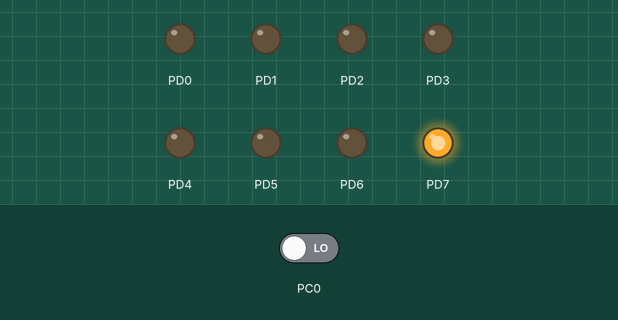
Bench run of a program on a simulated ATmega128, built with avr-gcc and emulated at 8 MHz. Shown: output pins drawn as LEDs (lit = HIGH). Dashed ring = blinking. Inputs (shaded band) come from the test bench; at power-on: PC0 LOW.

Above: at 1.1 s.
At 2.8 s:
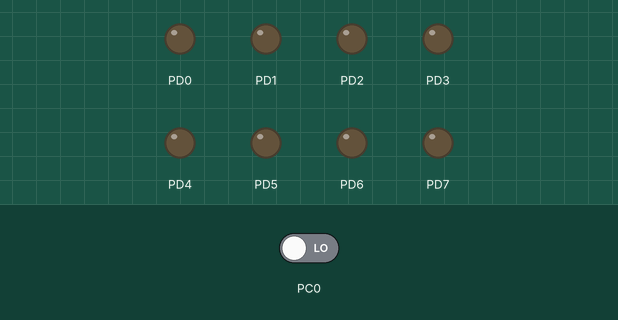
2.9 s: PC0 driven HIGH
At 3.12 s:
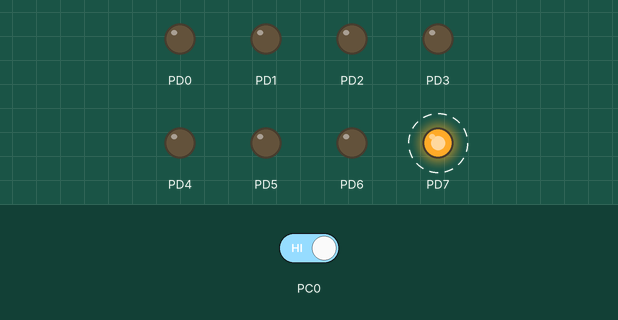
Timing chart, 0 to 12.4 s (numbered marks = the images above; inputs shaded):
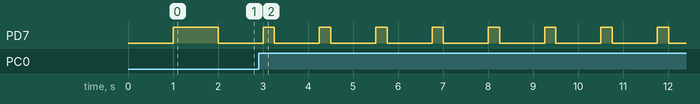

The program:

main.c
```c
// (licence header left out)
#define F_CPU 8000000
#include <avr/io.h>
#include <util/delay.h>
void wait( int ms );
void b2(void);
void b3(void);
void b4(void);
void b5(void);
void b6(void);
void b7(void);
void setCharliePlexingLed(int lednr);


typedef struct {
	unsigned char data;
	unsigned int delay;
} PATTERN_STRUCT;

PATTERN_STRUCT pattern[] = {
	{0x81, 100},{0x42, 100},{0x24, 100},{0x18, 100},
		{0x28, 50},{0x48, 50},{0x88, 50},
			{0x84, 50},{0x82, 50},{0x80, 50},{0x00,0},
};

/******************************************************************/
void wait( int ms )
/*
short:			Busy wait number of millisecs
inputs:			int ms (Number of millisecs to busy wait)
outputs:
notes:			Busy wait, not very accurate. Make sure (external)
				clock value is set. This is used by _delay_ms inside
				util/delay.h
Version :    	DMK, Initial code
*******************************************************************/
{
	for (int i=0; i<ms; i++)
	{
		_delay_ms( 1 );		// library function (max 30 ms at 8MHz)
	}
}

/************************************************************************/
/* Exercise B2 - switches pin 7 and 8 on port D                                                               */
/************************************************************************/
void b2(void)
{
	DDRD = 0b11111111;			// All pins PORTD are set to output

	PORTD = 0b01000000;
	while (1)
	{
		PORTD ^= 0b11000000;	// switch bit 7 and 8
		wait ( 500 );
	}
};

/************************************************************************/
/* Excercise B3 - Switch a LED based on buttonpress.                                                                     */
/************************************************************************/
void b3(void)
{
	DDRD = 0xFF;				// All pins PORTD are set to output
	DDRC = 0x00;				// All pins PORTC are set to input
	while (1)
	{
		if(PINC & 1){				// if PINC.0 is pressed: cont;
			PORTD ^= 0b10000000;	// switch bit 8
			wait ( 50 );
		}
	}
};

void b4 (void){
	DDRD = 0xFF;			// open all ports
	PORTD = 0x01;			// set the first bit
	char currentVal = 0x01;	// var to check your current position

	while(1){
		if(currentVal == 0x00){				//check if you haven't reached 00000000
			currentVal = 0x01;
			PORTD = currentVal;
		}else{
			currentVal = currentVal << 1;	// bitshift to next LED
			PORTD = currentVal;
		}
		wait(50);
	}
}

void b5(void){
	DDRD = 0xFF;	// DPORT output.

	while(1){

		int index = 0;	// initialise index within while(true)

		while(pattern[index].delay != 0){
			PORTD = pattern[index].data;	// set data
			wait(pattern[index].delay);		// set delay
			index++;
		}

	}
}

void b6(void){
	DDRD = 0xFF;	// DPORT output
	DDRC = 0x00;	// CPORT input
	PORTD = 0x80;	// PORTD.8 ON
	int ms = 1000;
	while(1){
		if(PINC & 1){		// check button press for switch
			if(ms == 1000){
				ms = 250;
			}else{
				ms = 1000;
			}
		}
		PORTD ^= 0x80;	// blink
		wait(ms);		// use set wait value
	}
}

void b7(void){
	DDRD = 0xFF;	// set port D to output
	DDRC = 0x00;	// set port C to input
	while(1){

		if(PINC & 0x01){
			if(PINC & 0x02){
				if(PINC & 0x04){
					setCharliePlexingLed(0);
				}else{
					setCharliePlexingLed(1);
				}
			}else if(PINC & 0x04){
				setCharliePlexingLed(2);
			}else{
				setCharliePlexingLed(3);
			}
		}else if(PINC & 0x02){
			if(PINC & 0x04){
				setCharliePlexingLed(4);
			}else{
				setCharliePlexingLed(5);
			}
		}

		PORTD = 0x00;
	}
}

void setCharliePlexingLed(int lednr) {
	PORTD ^= 0x01 >> lednr;
}

/******************************************************************/
int main( void )
/*
short:			main() loop, entry point of executable
inputs:
outputs:
notes:			Looping forever, flipping bits on PORTD
Version :    	DMK, Initial code
*******************************************************************/
{

	b6();

	return 1;
}
```

Measured:
- after the input at 2.9 s, PD7: alternates HIGH for 0.25 s and LOW for 1.0 s, starting after 0.35 s
